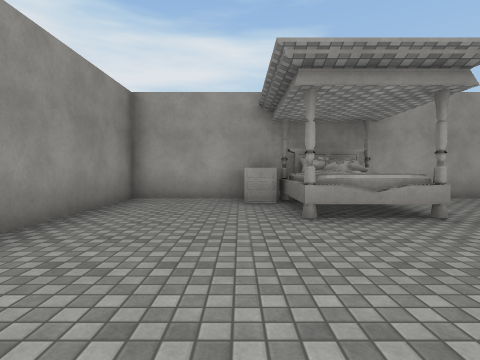
view 1 (above)

15 first-person views from a walk through a scene from a Unity 3-D project. The camera is 1.3 m above the floor, tilts 2° down and sees 80° across. The floor is counted in squares, 2 m on a side. Each view is taken from the middle of a square. On the plan, view 1 faces up. The plan holds only what a view shows up to about 9 squares ahead; the rest is blank. The place goes on beyond the plan. The player is left out. Door leaves are left out, so doorways stand open. Surface patterns are stand-ins for the level's own textures.

view 2
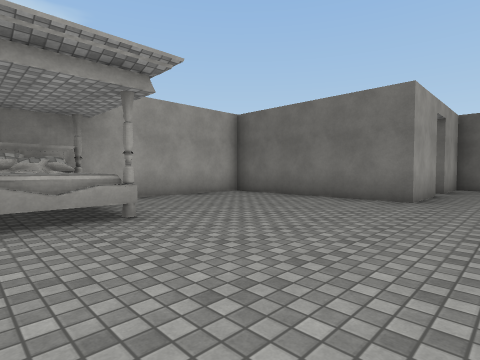

view 3
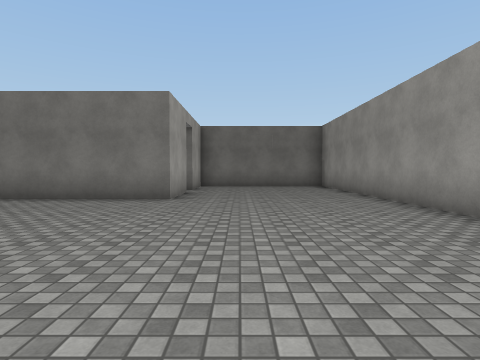

view 4
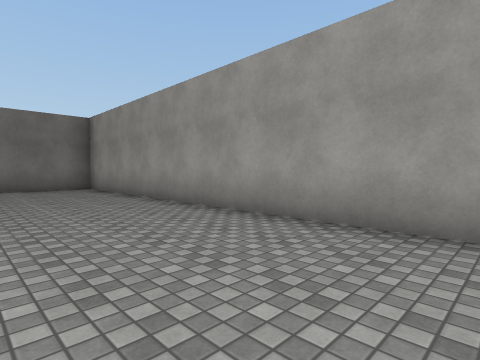

view 5
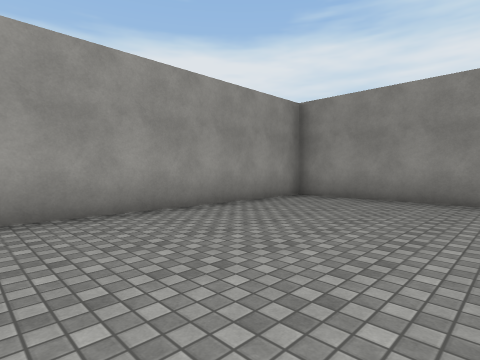

view 6
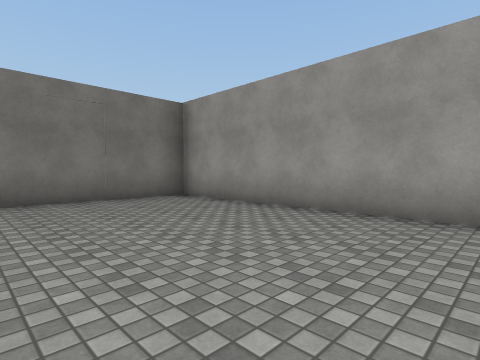

view 7
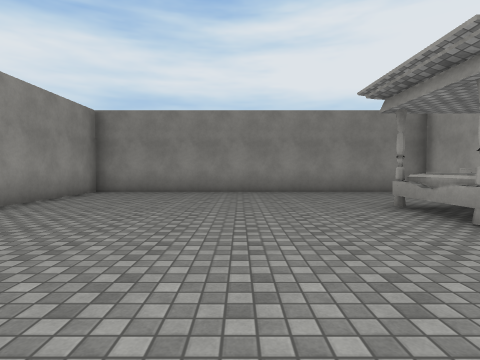

view 8
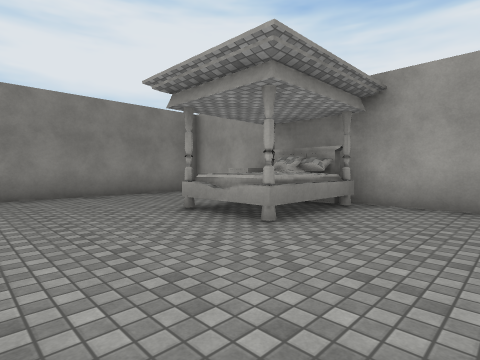

view 9
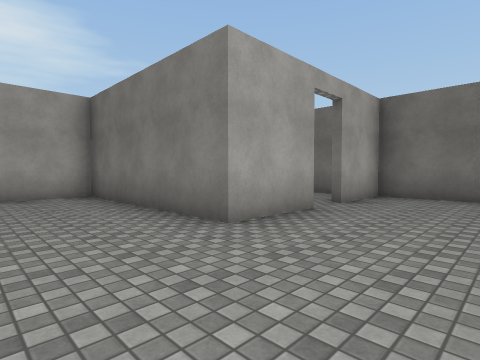

view 10
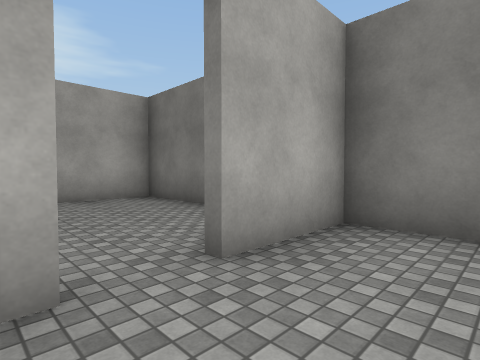

view 11
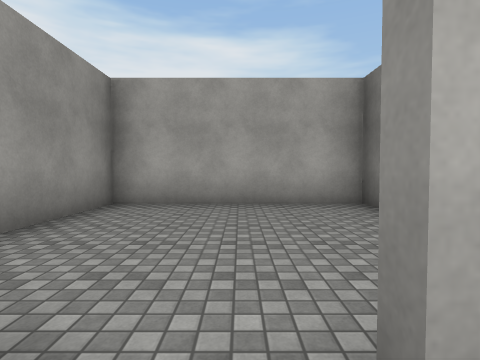

view 12
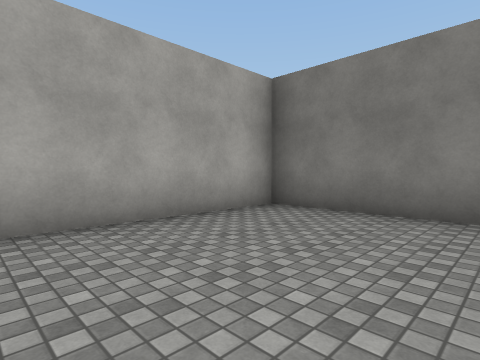

view 13
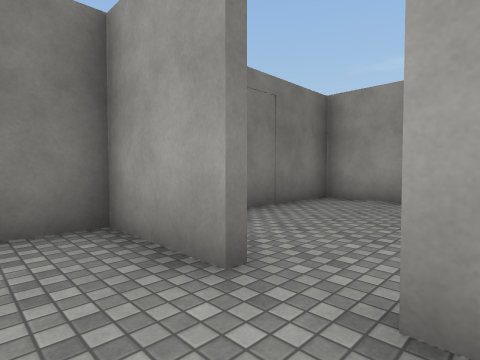

view 14
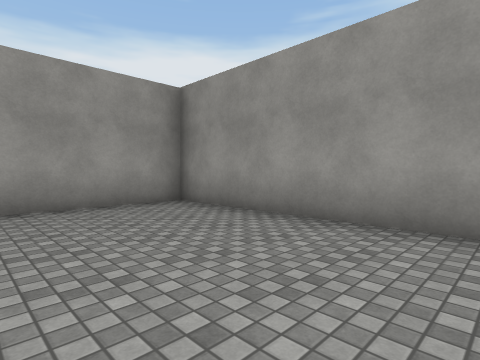

view 15
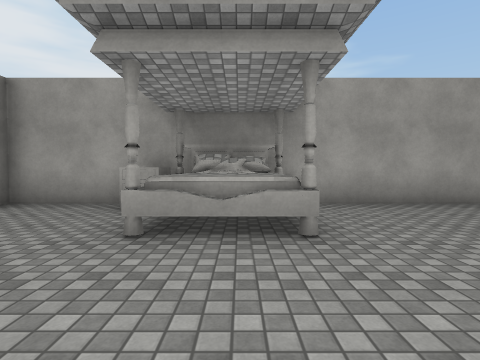

### Floor plan
Points are (right, up) in squares from view 1. A wall is a line through its corners. A room is listed if a view was taken in it or the views show most of it. See-through windows are left out.
Room 1 (views 1, 2, 3, 4, 5, 6, 7, 8, 9, 10, 11, 14, 15)
walls: (2.8, 3.7) (0.9, 3.7); (1, 4.5) (1, 6.2); (1.9, 5.2) (1.2, 5.7); (2.5, 5.5) (1.3, 5.5); (1.9, 5.3) (1.2, 5.6); (2.5, 5.6) (1.8, 5.3); (2.5, 5.6) (2.2, 5.6) (1.9, 5.2); (1.7, 5.6) (1.2, 5.5); (2.8, 6.2) (2.8, 4) (0.9, 4) (0.9, 6.1); (9.4, 1.6) (7.4, 1.6) (7.4, 6.5) (-2.4, 6.5) (-2.4, -3.3) (12.3, -3.3) (12.3, 1.6) (10.2, 1.6); (2.5, 6.3) (2.5, 5.6) (1.9, 5.5); (0.7, 5.5) (0, 5.5)
ways out: opening at (10, 2) to room 2
Room 2 (views 12, 13)
walls: (10.2, 1.8) (12.3, 1.8) (12.3, 6.5) (7.6, 6.5) (7.6, 3.9)
ways out: opening at (10, 2) to room 1

Positions as (right, up) in squares from view 1, and headings:
1: (0, 0), facing up
2: (1, 0), facing up-right
3: (1, 0), facing right
4: (2, 0), facing down-right
5: (4, 1), facing down-left
6: (6, 1), facing down-right
7: (6, 1), facing left
8: (5, 1), facing up-left
9: (5, -1), facing up-right
10: (9, 0), facing up-right
11: (10, 1), facing up
12: (8, 3), facing up-right
13: (9, 3), facing down-right
14: (1, 2), facing down-left
15: (2, 1), facing up
